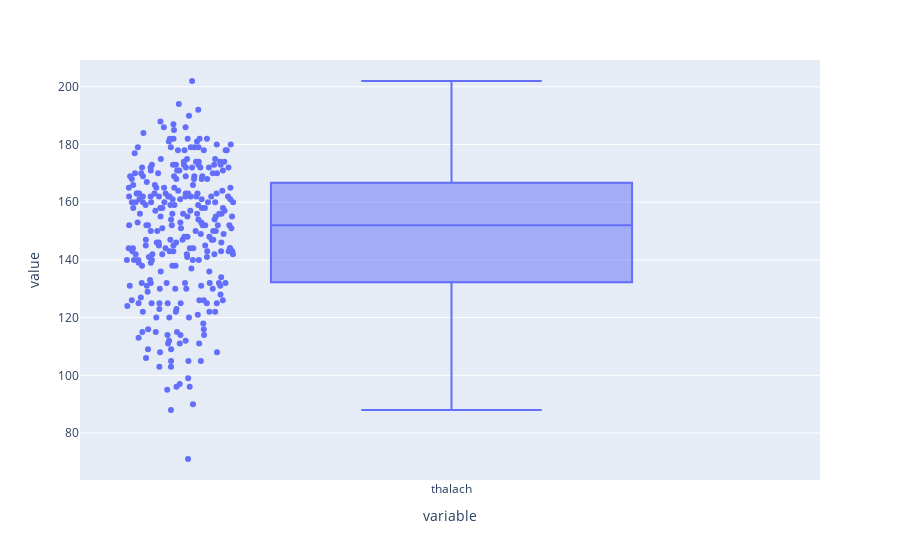

Here is the notebook cell this chart was saved with:
### Code cell
plt.figure(figsize = (16, 6))
px.box(dataHeart_quantile['thalach'], points="all")

### Figure 1 — Plotly figure (JSON) as saved in the notebook; plotly's stock layout.template omitted (floating-point values rounded to 4 significant figures; data arrays with more than 128 entries replaced by an {"elided": "..."} marker saying what was removed)
{"data": [{"alignmentgroup": "True", "boxpoints": "all", "hovertemplate": "variable=%{x}<br>value=%{y}<extra></extra>", "legendgroup": "", "marker": {"color": "#636efa"}, "name": "", "notched": false, "offsetgroup": "", "orientation": "v", "showlegend": false, "type": "box", "x": {"elided": "291 str values"}, "x0": " ", "xaxis": "x", "y": {"elided": "291 int values"}, "y0": " ", "yaxis": "y"}], "layout": {"boxmode": "group", "legend": {"tracegroupgap": 0}, "margin": {"t": 60}, "xaxis": {"anchor": "y", "domain": [0, 1], "title": {"text": "variable"}}, "yaxis": {"anchor": "x", "domain": [0, 1], "title": {"text": "value"}}}}
